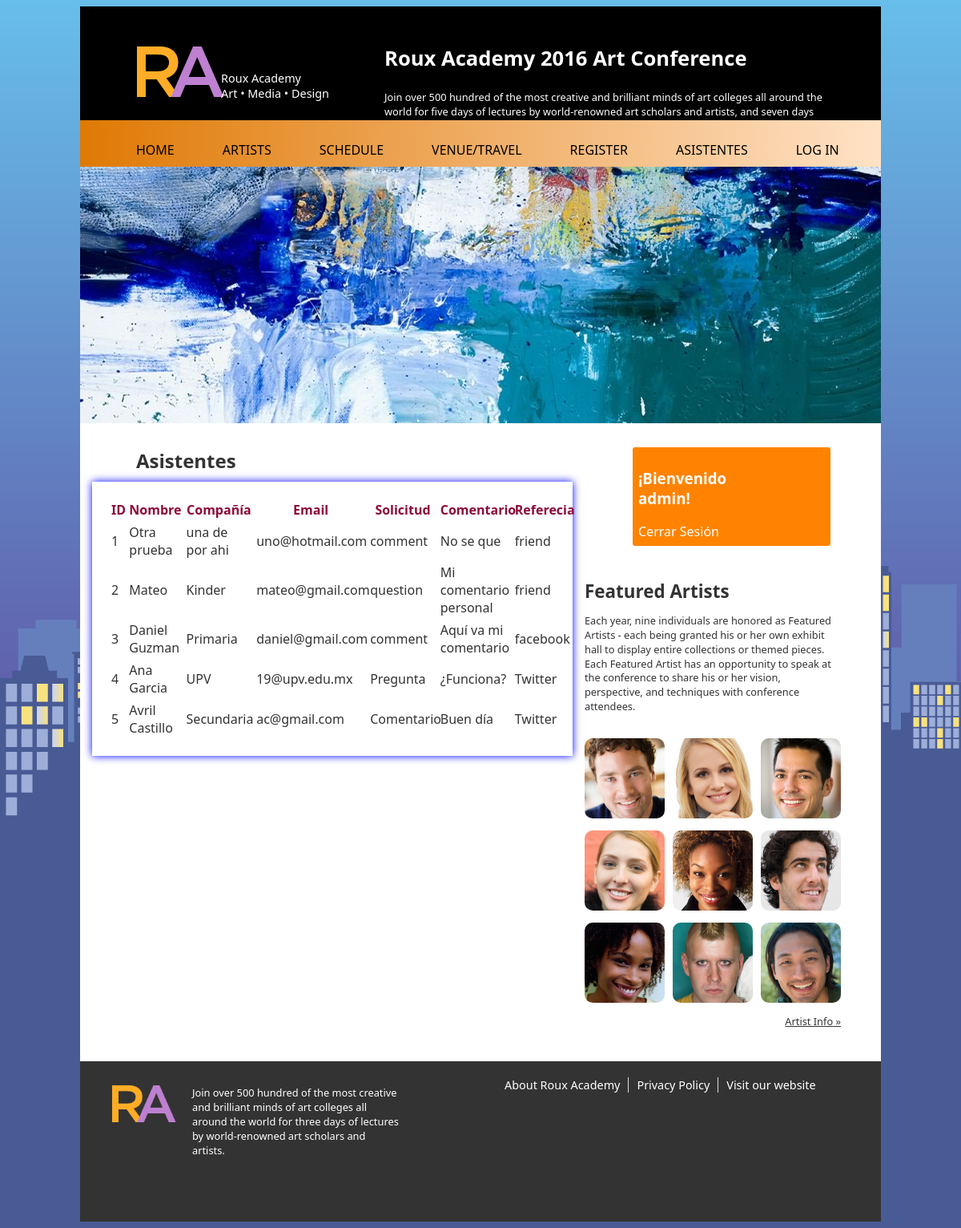
The app's page /asistentes.php (signed in) with its own data.
### tables this page shows
CREATE TABLE `asistentes` (
  `ID_Asistente` int(3) NOT NULL,
  `nombre` varchar(50) DEFAULT NULL,
  `company` varchar(30) DEFAULT NULL,
  `email` varchar(30) DEFAULT NULL,
  `tipo` varchar(30) DEFAULT NULL,
  `comentario` varchar(400) DEFAULT NULL,
  `referencia` varchar(20) DEFAULT NULL
);

### asistentes.php (the view, shortened to what this page needs)
<?php
  require ('conexion.php');
  $conexion=conectar($servidor, $usuario, $contraseña, $bd);
?>
<!DOCTYPE html>
<html lang="en">
<head>
<link rel="stylesheet" href="/roux_academy/roux_academy/css/style.css">
<link rel="stylesheet" type="text/css" href="/roux_academy/roux_academy/css/estiloAsistente.css">
</head>
<body id="page_home">
<div class="wrapper">
  <header>
    <div class="branding"> <img src="/roux_academy/roux_academy/images/ralogo_monogram.png" alt="Logo">
      <p>Roux Academy<br>
        Art • Media • Design</p>
    </div>
    <div class="description">
      <h1>Roux Academy 2016 Art Conference</h1>
      <p>Join over 500 hundred of the most creative and brilliant minds of art colleges all around the world for five days of lectures by world-renowned art scholars and artists, and seven days and nights of gallery exhibits featuring the best in contemporary art, including painting, sculpture, and more, in the beautiful halls of Hotel Contempo in the heart of Seattle.</p>
    </div>
    <nav>
      <ol>
        <li><a href="/roux_academy/roux_academy/index.php">HOME</a></li>
        <li><a href="/roux_academy/roux_academy/artists.php">ARTISTS</a></li>
        <li><a href="/roux_academy/roux_academy/schedule.php">SCHEDULE</a></li>
        <li><a href="/roux_academy/roux_academy/venue.php">VENUE/TRAVEL</a></li>
        <li><a href="/roux_academy/roux_academy/register.php">REGISTER</a></li>
        <li><a href="/roux_academy/roux_academy/asistentes.php">ASISTENTES</a></li>
        <li><a href="/roux_academy/roux_academy/login.php">LOG IN</a></li>
      </ol>
    </nav>
  </header>
  <div id="rotator"> <img src="images/art01.jpg" alt="Artwork from show"> </div>
  <section id="main">
    <article>
      <h2>Asistentes</h2>
      <table id="tablaAsistentes" name="tablaAsistentes">
          <thead>
            <th>ID</th>
            <th>Nombre</th>
            <th>Compañía</th>
            <th>Email</th>
            <th>Solicitud</th>
            <th>Comentario</th>
            <th>Referecia</th>
          </thead>
      <?php
        $consulta="SELECT * FROM `asistentes` ";
        $registros=mysqli_query($conexion,$consulta);
        if ($registros->num_rows>0) {
          while ($fila = $registros->fetch_assoc()) {
            ?>
            <tr>
              <td><?php echo $fila["ID_Asistente"] ?></td>
              <td><?php echo $fila["nombre"] ?></td>
              <td><?php echo $fila["company"] ?></td>
              <td><?php echo $fila["email"] ?></td>
              <td><?php echo $fila["tipo"] ?></td>
              <td><?php echo $fila["comentario"] ?></td>
              <td><?php echo $fila["referencia"] ?></td>
            </tr>
            <?php
          }
        }
        else{
          echo "Error al hacer la consulta";
        }
      ?>
      </table>
    </article>
  </section>
  <aside id="sidebar">
    <section class="identificador" display="flex">
      <div>
        <h1>    ¡Bienvenido <?php echo $_SESSION['usuario']?>!</h1>
        <a id="cerrar" href="cerrarSesion.php">Cerrar Sesión</a>
      </div>
    </section>
    <article id="artistlist">
      <br>
      <h2>Featured Artists</h2>
      <p>Each year, nine individuals are honored as Featured Artists - each being granted his or her own exhibit hall to display entire collections or themed pieces. Each Featured Artist has an opportunity to speak at the conference to share his or her vision, perspective, and techniques with conference attendees.</p>
      <div class="pixgrid">
        <ul>
          <li><img src="images/artists/Barot_Bellingham_tn.jpg" alt="Barot Bellingham"></li>
          <li><img src="images/artists/Constance_Smith_tn.jpg" alt="Constance Smith"></li>
          <li><img src="images/artists/Hassum_Harrod_tn.jpg" alt="Hassum Harrod"></li>
          <li><img src="images/artists/Hillary_Goldwynn_tn.jpg" alt="Hillary Goldwynn"></li>
          <li><img src="images/artists/Jennifer_Jerome_tn.jpg" alt="Jennifer Jerome"></li>
          <li><img src="images/artists/Jonathan_Ferrar_tn.jpg" alt="Jonathan Ferrar"></li>
          <li><img src="images/artists/LaVonne_LaRue_tn.jpg" alt="LaVonne LaRue"></li>
          <li><img src="images/artists/Riley_Rewington_tn.jpg" alt="Riley Rewington"></li>
          <li><img src="images/artists/Xhou_Ta_tn.jpg" alt="Xhou Ta"></li>
        </ul>
        <p><a class="link" href="artists.php">Artist Info</a></p>
      </div>
    </article>
  </aside>
<?php
  require("layouts/footer.php");
?>

### layouts/footer.php
<footer>
    <div class="branding"> <img src="/roux_academy/roux_academy/images/ralogo_monogram.png" alt="Logo"> </div>
    <div class="description">Join over 500 hundred of the most creative and brilliant minds of art colleges all around the world for three days of lectures by world-renowned art scholars and artists.</div>
    <nav>
      <ol>
        <li><a href="http://rouxacademy.com/about/about.htm">About Roux Academy</a></li>
        <li><a href="http://rouxacademy.com/privacy.htm">Privacy Policy</a></li>
        <li><a href="http://rouxacademy.com/index.htm">Visit our website</a></li>
      </ol>
    </nav>
  </footer>
</div>
</body>
</html>

### css/style.css (style rules this page uses)
article, aside, figure, footer, header, hgroup, nav, section { display: block; }
img { max-width: 100%; }
html { overflow-y: scroll; }
ul { list-style: none; }
a { margin: 0; padding: 0; font-size: 100%; vertical-align: baseline; background: transparent; }
body { font-family: Segoe, "Segoe UI", "DejaVu Sans", "Trebuchet MS", Verdana, sans-serif; }
body, select, input, textarea { color: #333; }
a { color: #03f; }
a:link { -webkit-tap-highlight-color: #fcd700; }
body { background: #495B95 url(../images/background_buildings.png) repeat-x; }
header { height: 200px; background: #000; color: #FFF; position: relative; }
.wrapper { width: 1000px; background: #FFF; margin-right: auto; margin-left: auto; margin-bottom: 0; }
header .branding { position: relative; top: 50px; left: 71px; width: 240px; }
header .branding p { font-size: .9em; position: absolute; top: 25%; right: 0; }
header .description { width: 550px; position: absolute; top: 30px; left: 380px; font-size: .8em; }
header .description h1 { font-size: 2em; padding-bottom: 5px; }
header nav { position: absolute; bottom: 0px; width: 100%; background-image: -moz-linear-gradient(82% 0% -90deg, rgb(255,226,198) 0%, rgb(223,121,4) 100%); background-image: -webkit-gradient(linear, 82% 0%, 82% 100%, color-stop(0, rgb(255,226,198)), color-stop(1, rgb(223,121,4))); background-image: -webkit-linear-gradient(-90deg, rgb(255,226,198) 0%, rgb(223,121,4) 100%); background-image: -o-linear-gradient(-90deg, rgb(255,226,198) 0%, rgb(223,121,4) 100%); background-image: -ms-linear-gradient(-90deg, rgb(255,226,198) 0%, rgb(223,121,4) 100%); background-image: linear-gradient(-90deg, rgb(255,226,198) 0%, rgb(223,121,4) 100%); }
header nav li { list-style: none; display: inline; }
header nav li a { display: block; float: left; text-decoration: none; font-size: 1em; color: #000; padding: 10px 30px 10px 30px; }
footer { background: #333333; width: 100%; height: 200px; bottom: 0px; color: #FFF; position: relative; clear: left; }
footer .branding { position: absolute; left: 40px; top: 30px; }
footer .branding img { width: 80px; }
footer .description { position: absolute; left: 140px; top: 30px; width: 260px; font-size: .8em; }
footer { color: #FFF; }
footer nav { position: relative; left: 480px; top: 20px; width: 500px; }
footer nav li { display: block; list-style: none; }
footer nav li a { display: block; float: left; text-decoration: none; font-size: .9em; color: #FFF; padding: 0px 10px; border-right: 1px solid #ddd; }
footer nav li:last-child a { border-right: none; }
#main { width: 630px; float: left; display: block; margin: 30px 0; }
#main h1, #main h2, #main h3, #main h4, #main h5, #main h6, #main p { margin: 0 70px; }
#main h2 { font-size:1.5em; margin-bottom: 10px; padding-top: 20px; }
#main article:nth-of-type(1) h2 { padding-top: 0; }
#sidebar { width: 370px; float: left; margin: 30px 0; }
#sidebar h1, #sidebar h2, #sidebar h3, #sidebar h4, #sidebar h5, #sidebar p { padding-right: 80px; }
#sidebar h2 { font-size: 1.4em; margin-bottom: 10px; padding-top: 20px; }
#sidebar article:nth-of-type(1) h2 { padding-top: 0; margin-bottom: 0px; }
#sidebar p { font-size:.8em; line-height: 1.4; margin-bottom: 10px; padding-right: 60px; }
a.link { display: block; text-align: right; color: #333; }
a.link:after { content: ' »'; }
#sidebar .pixgrid { width: 330px; }
#sidebar .pixgrid .link { width: 320px; margin-right: 0px; }
#sidebar .pixgrid ul { margin-top: 30px; padding: 0; }
#sidebar .pixgrid ul li { float: left; padding: 0 10px 10px 0; }
#sidebar .pixgrid img { width: 100px; -webkit-border-radius: 10px; -moz-border-radius: 10px; border-radius: 10px; }

### css/estiloAsistente.css (style rules this page uses)
.identificador { background-color: #FF8300; color: white; padding: 7px; border-radius: 3px; width: 63%; margin-left: 60px; }
#cerrar { color: white; text-decoration: none; }
#tablaAsistentes { width: 600px; margin-left: 15px; background-color: white; box-shadow: 0 0 10px blue; padding: 20px; table-layout: fixed; }
thead { color: #8E0A3A; }
thead th:nth-child(1) { width: 3%; }
thead th:nth-child(2) { width: 12%; }
thead th:nth-child(3) { width: 15%; }
thead th:nth-child(4) { width: 25%; }
thead th:nth-child(5) { width: 15%; }
thead th:nth-child(6) { width: 16%; }
th, td { padding: 2px; }

### records on screen
asistentes: ID_Asistente "1", nombre "Otra prueba", company "una de por ahi", email "uno@hotmail.com", tipo "comment", comentario "No se que", referencia "friend"
asistentes: ID_Asistente "2", nombre "Mateo", company "Kinder", email "mateo@gmail.com", tipo "question", comentario "Mi comentario personal", referencia "friend"
asistentes: ID_Asistente "3", nombre "Daniel Guzman", company "Primaria", email "daniel@gmail.com", tipo "comment", comentario "Aquí va mi comentario", referencia "facebook"
asistentes: ID_Asistente "4", nombre "Ana Garcia", company "UPV", email "19@upv.edu.mx", tipo "Pregunta", comentario "¿Funciona?", referencia "Twitter"
asistentes: ID_Asistente "5", nombre "Avril Castillo", company "Secundaria", email "ac@gmail.com", tipo "Comentario", comentario "Buen día", referencia "Twitter"

### other values on screen
$_SESSION['usuario'] "admin"
